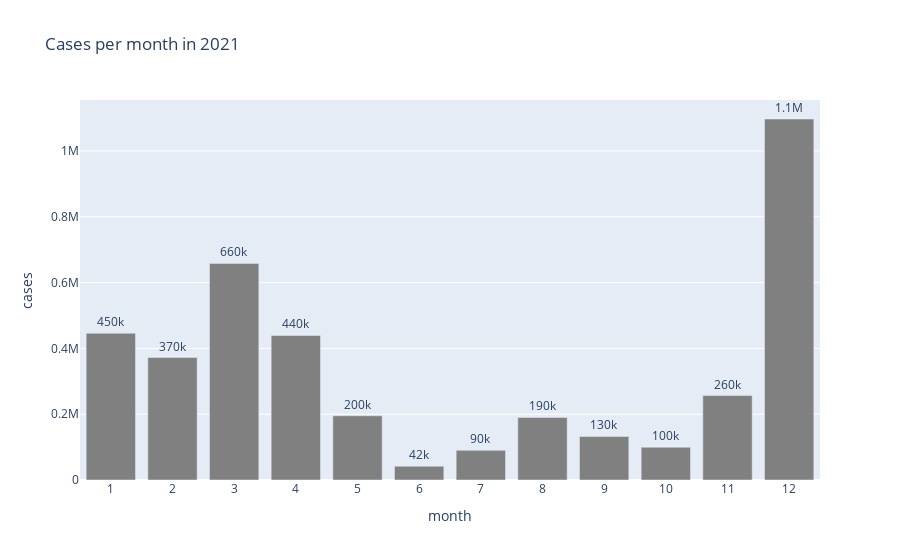

The notebook cell this image was saved under:
### Code cell
df_cases_2021=deaths_ita_2021.pivot_table(index='month', values='cases', aggfunc='sum').reset_index()

fig = px.bar(df_cases_2021, x="month", y="cases", title='Cases per month in 2021', text_auto='.2s')
fig.update_traces(marker_color='grey')
fig.update_xaxes(type='category')
fig.update_traces(textfont_size=12, textangle=0, textposition="outside", cliponaxis=False)
fig.show()

### Figure 1 — Plotly figure (JSON) as saved in the notebook; plotly's stock layout.template omitted (floating-point values rounded to 4 significant figures)
{"data": [{"alignmentgroup": "True", "cliponaxis": false, "hovertemplate": "month=%{x}<br>cases=%{y}<extra></extra>", "legendgroup": "", "marker": {"color": "grey", "pattern": {"shape": ""}}, "name": "", "offsetgroup": "", "orientation": "v", "showlegend": false, "textangle": 0, "textfont": {"size": 12}, "textposition": "outside", "texttemplate": "%{y:.2s}", "type": "bar", "x": [1, 2, 3, 4, 5, 6, 7, 8, 9, 10, 11, 12], "xaxis": "x", "y": [445866, 372233, 658179, 439209, 195168, 42088, 90119, 189963, 132364, 99610, 256582, 1097136], "yaxis": "y"}], "layout": {"barmode": "relative", "legend": {"tracegroupgap": 0}, "title": {"text": "Cases per month in 2021"}, "xaxis": {"anchor": "y", "domain": [0, 1], "title": {"text": "month"}, "type": "category"}, "yaxis": {"anchor": "x", "domain": [0, 1], "title": {"text": "cases"}}}}
